Frame 1 (no input): blank canvas, image omitted
Frame 60 (no input): blank canvas, image omitted
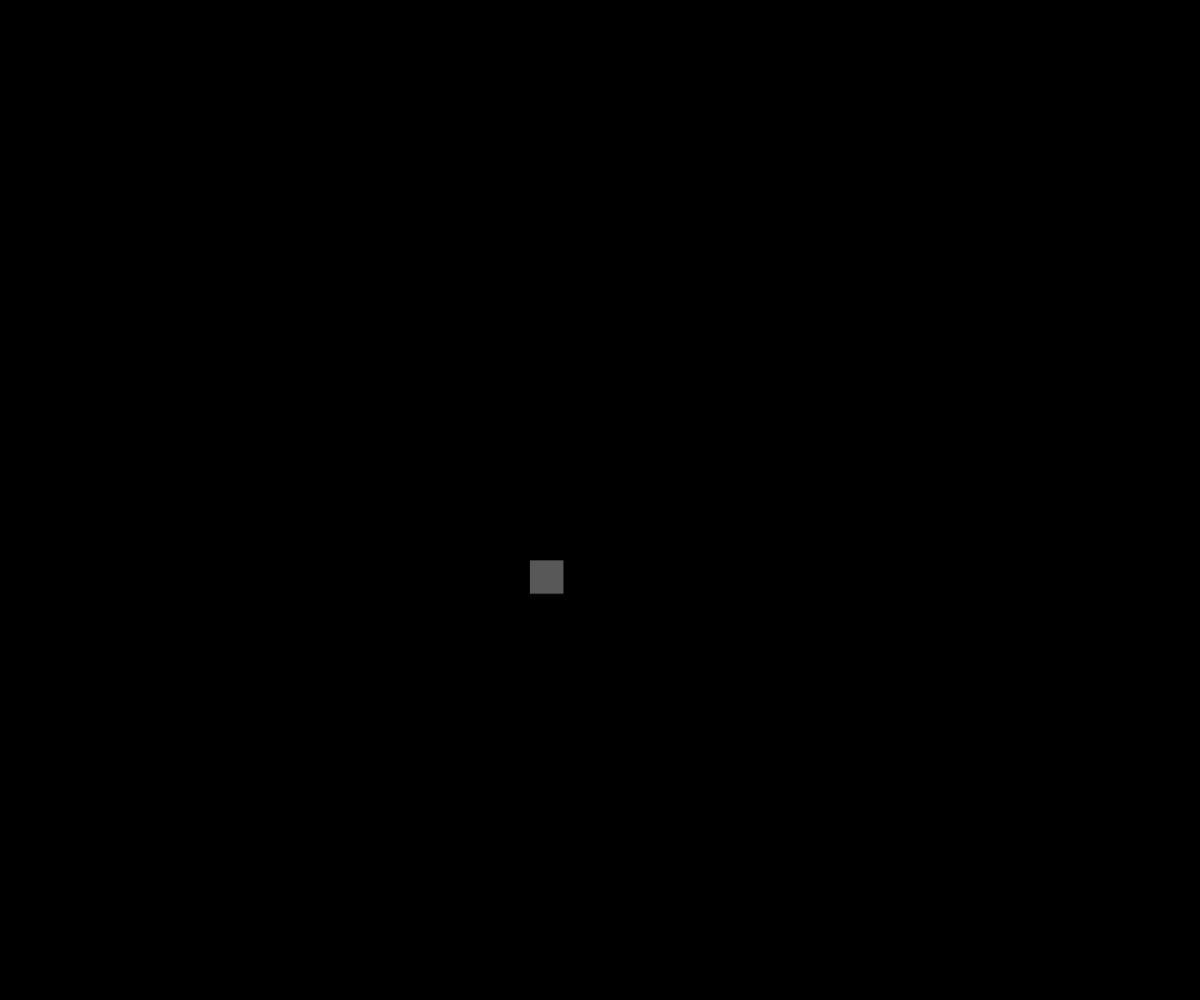
Frame 120 (the mouse pressed at the canvas centre since frame 60)

The p5.js sketch whose frames 1 and 60 were blank and that drew this single picture after the mouse press (run headless with seeded random() and noise() and a simulated clock; from frame 60 on, the mouse is pressed at the canvas centre):

// p5.js sketch
// ── sketch.js
var bubbles = [];
function setup() {

    createCanvas(windowWidth,windowHeight);
    //var n = 4;
    //for(i =0; i< n; i++){
    //    bubbles[i] = new Bubble();
    //}


}

function draw() {
    background(0);

    for(i = 0; i<bubbles.length; i++){
        bubbles[i].move();
        bubbles[i].display();
        for(j = 0; j<bubbles.length; j++){
            if(i != j && bubbles[i].intersects(bubbles[j])){
                bubbles[i].speedX=bubbles[i].speedX*-1;
                bubbles[i].speedY=bubbles[i].speedY*-1;
            }
        }
    }




}
function mousePressed() {

    bubbles.push(new Bubble(mouseX,mouseY))
}

function Bubble(x,y) {

    this.x = x;
    this.y = y;
    this.r = random(10,20);
    this.speedX = random(-2,2);
    this.speedY = random(-2,2);
    this.color = fill(random(0,255));
    this.ban = true;

    this.display = function(){
        if(this.ban==true){
            rect(this.x,this.y,this.r*2,this.r*2);
            this.color;
        }
        if(this.ban==false){
            ellipse(this.x,this.y,this.r*2,this.r*2);
            this.color;
        }


    };

    this.move = function() {
        if(this.x<0 || this.x>width ){
            this.speedX *= -1;
            if(this.ban==true){
                this.ban=false;
            }else{
                this.ban=true;
            }
        }
        if(this.y<0 || this.y>height ){
            this.speedY *= -1;
            if(this.ban==true){
                this.ban=false;
            }else{
                this.ban=true;
            }
        }
        this.x +=this.speedX;
        this.y +=this.speedY;
    };

    this.intersects = function(other) {
        var d = dist(this.x,this.y,other.x,other.y);
        if(d < this.r+ other.r){
            return true;
        }else{
            return false;
        }
    }

}

//document.write(cube(3));
//function cube(x) {
//
//    var cubo= Math.pow(x,3);
//    return cubo;
//}

//grados();
//dolares();
//
//function convertidorGrados(c) {
//    var f = c * 9 / 5 + 32;
//    return(c + " grados centigrados son: " + f + " grados en Fahrenheit" + "<br>");
//}
//function grados() {
//    var c = 0;
//    var  f= convertidorGrados(c);
//    document.write(f);
//};
//
//function dolares() {
//    var dolares = 400;
//    var resultado = convertidor(dolares);
//    document.write(dolares + " dolares son: " + resultado + " pesos colombianos");
//}
//function convertidor(dollars) {
//    var pesos =dollars * 3000;
//    return pesos;
//}
